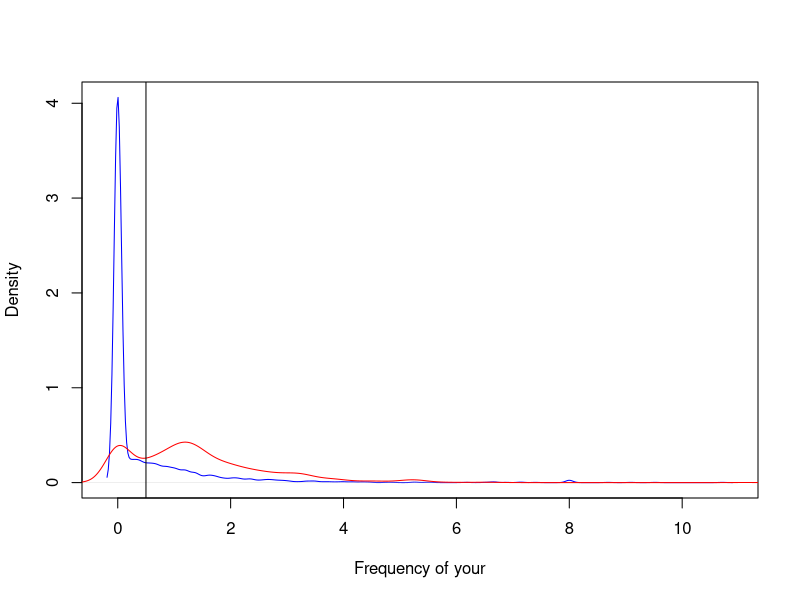
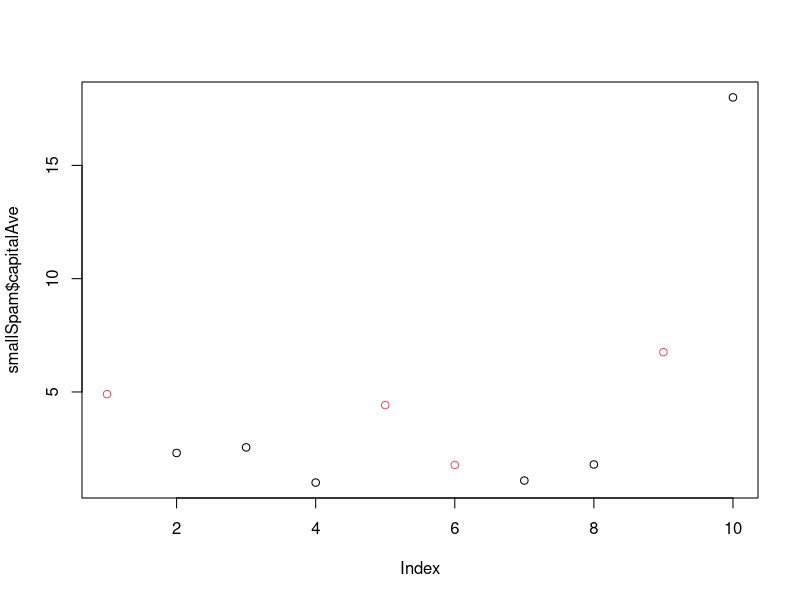

Write R code to recreate these figures, in order.
## ---- chunk 1
library(kernlab)
data(spam)
head(spam)

plot(density(spam$your[spam$type=="nonspam"]),
     col = "blue", main = "", xlab = "Frequency of your")
lines(density(spam$your[spam$type=="spam"]), col = "red")
abline(v = 0.5, col = "black")

prediction <- ifelse(spam$your > 0.5, "spam", "nonspam")
table(prediction, spam$type) / length(spam$type)
## ---- chunk 2
library(kernlab); data(spam); set.seed(333)
smallSpam <- spam[sample(dim(spam)[1], size = 10), ]
spamLabel <- (smallSpam$type=="spam")*1 + 1
plot(smallSpam$capitalAve, col = spamLabel)
## ---- chunk 3
rule1 <- function(x){
  prediction <- rep(NA, length(x))
  prediction[x > 2.7] <- "spam"
  prediction[x < 2.40] <- "nonspam"
  prediction[(x >= 2.40 & x<= 2.45)] <- "spam"
  prediction[(x > 2.45 & x <= 2.70)] <- "nonspam"
  return(prediction)
}
table(rule1(smallSpam$capitalAve), smallSpam$type)
## ---- chunk 4
rule2 <- function(x){
  prediction <- rep(NA, length(x))
  prediction[x > 2.8] <- "spam"
  prediction[x <= 2.8] <- "nonspam"
  return(prediction)
}
table(rule2(smallSpam$capitalAve), smallSpam$type)
## ---- chunk 5
table(rule1(spam$capitalAve), spam$type)
table(rule2(spam$capitalAve), spam$type)
sum(rule1(spam$capitalAve) == spam$type)
sum(rule2(spam$capitalAve) == spam$type)
## ---- chunk 6
0.001 * 0.99 / (0.001 * 0.99 + 0.99 * 0.01)
## ---- chunk 7
0.1 * 0.99 / (0.1*0.99 + 0.9 * 0.01)
## ---- chunk 8
1/1000 * 0.99 / (1/1000 * 0.99 + 999/1000 * 0.01)
